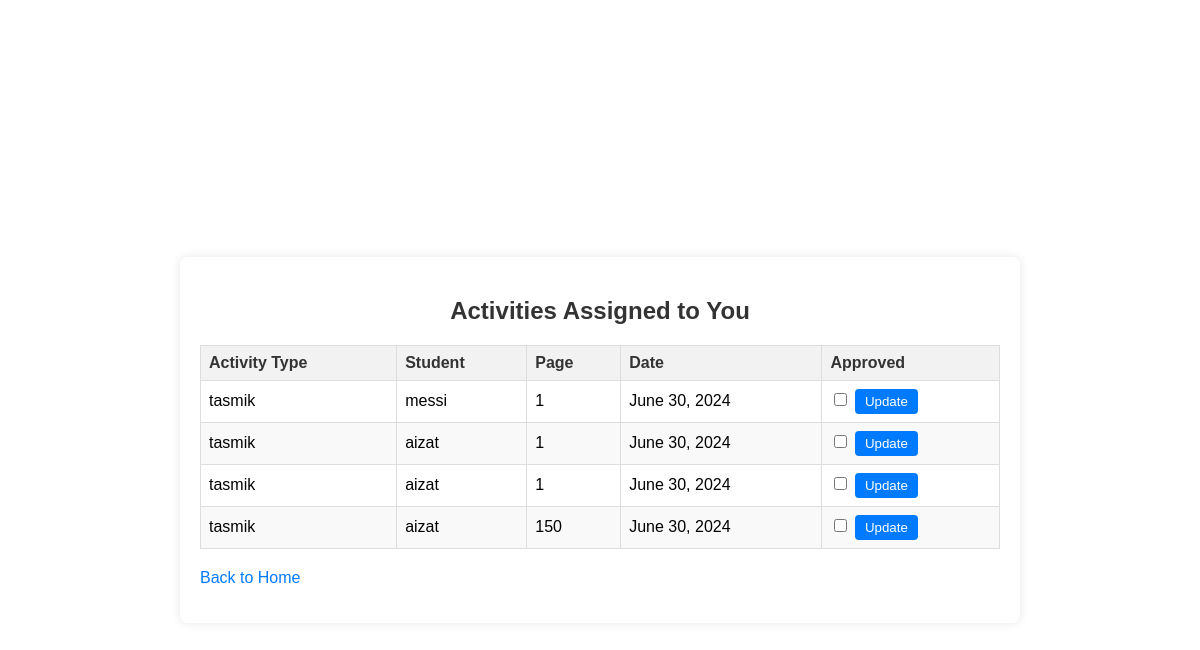
The page /myapp/teacher/activity/ (signed in) on the database its author committed.
### myapp/models.py (models this page shows, shortened)
class Activity(models.Model):
    ACTIVITY_CHOICES = [
        ('murajaah', 'Murajaah'),
        ('tasmik', 'Tasmik'),
    ]
    student = models.ForeignKey(Student, on_delete=models.CASCADE)
    teacher = models.ForeignKey(Teacher, on_delete=models.CASCADE)
    activity_type = models.CharField(max_length=10, choices=ACTIVITY_CHOICES)
    page = models.IntegerField()
    date = models.DateField()
    approved = models.BooleanField(null=True, blank=True, default=None)

class Student(models.Model):
    user = models.OneToOneField(User, on_delete=models.CASCADE)
    student_name = models.CharField(max_length=100)
    student_email = models.EmailField(unique=True)
    student_phone = models.CharField(max_length=15)
    student_program = models.CharField(max_length=100)
    student_class = models.CharField(max_length=100)
    student_sem = models.CharField(max_length=15,default=1)
    def __str__(self):
        return self.student_name

### myapp/views.py (the view)
# urls.py: path('teacher/activity/', views.teacher_activity, name='teacher_activity'),
def teacher_activity(request):
    if request.user.is_authenticated and request.user.is_superuser:
        teacher_id = request.user.id
        teacher = get_object_or_404(Teacher, pk=teacher_id)
        activities = Activity.objects.filter(teacher=teacher)
        return render(request, 'teacher_activity.html', {'activities': activities})
    else:
        return redirect('home')

### myapp/templates/teacher_activity.html (shortened to what this page needs)
{% load static %}
<!DOCTYPE html>
<html>
<head>
</head>
<body>
    <div class="container">
        <h2>Activities Assigned to You</h2>
        <table>
            <thead>
                <tr>
                    <th>Activity Type</th>
                    <th>Student</th>
                    <th>Page</th>
                    <th>Date</th>
                    <th>Approved</th>
                </tr>
            </thead>
            <tbody>
                {% for activity in activities %}
                    <tr>
                        <td>{{ activity.activity_type }}</td>
                        <td>{{ activity.student }}</td>
                        <td>{{ activity.page }}</td>
                        <td>{{ activity.date }}</td>
                        <td>
                            <form method="post" action="{% url 'update_approval' activity.id %}">
                                <input type="checkbox" name="approved" {% if activity.approved %}checked{% endif %}>
                                <button type="submit">Update</button>
                            </form>
                        </td>
                    </tr>
                {% endfor %}
            </tbody>
        </table>
        <p><a href="{% url 'home' %}">Back to Home</a></p>
    </div>
</body>
</html>

### rows shown on the page
Activity: activity_type "tasmik", student "messi", page "1", date "June 30, 2024"
Activity: activity_type "tasmik", student "aizat", page "1", date "June 30, 2024"
Activity: activity_type "tasmik", student "aizat", page "1", date "June 30, 2024"
Activity: activity_type "tasmik", student "aizat", page "150", date "June 30, 2024"
